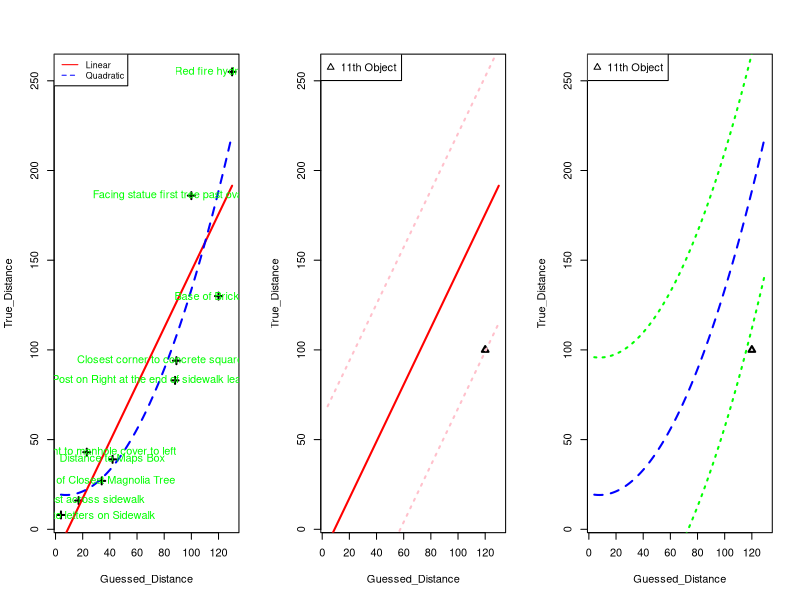

Write R code to recreate this figure.
# you need to enter your own value
Guessed_Distance = c(42,
      34,
      17,
      88,
      120,
      130,
      4,
      23,
      89,
      100
)

Guessed_Distance_11th_Object = 120

#################################################################################
True_Distance = c(39,
                  27,
                  16,
                  83,
                  130,
                  255,
                  8,
                  43,
                  94,
                  186
)

Object = c( "Distance to Maps Box",
            "Base of Closest Magnolia Tree",
            "Lamp Post across sidewalk",
            "Lamp Post on Right at the end of sidewalk leading to horseshoe",
            "Base of Brick Wall",
            "Red fire hydrant to right",
            "Shortest distance to letters on Sidewalk",
            "Nearest point to manhole cover to left",
            "Closest corner to concrete square to righ",
            "Facing statue first tree past oval walkway"
)


#############################################################################
# we combine the data into one dataframe
dat = data.frame(cbind(Guessed_Distance,True_Distance))
# we create a new column
dat$Guessed_Distance_square = dat$Guessed_Distance^2
rownames(dat) = Object

# get the linear model output
linear_model = lm(formula = True_Distance ~ Guessed_Distance,data=dat)
# get the linear model output
quadratic_model = lm(formula = True_Distance ~ Guessed_Distance + Guessed_Distance_square,data=dat)

# Part 2
#############################################################################
# generate data for plot
seq = seq(min(dat$Guessed_Distance), 
         max(dat$Guessed_Distance), 
         length.out = 100)
pred_dat = data.frame(cbind(seq,seq^2))
colnames(pred_dat) = c("Guessed_Distance","Guessed_Distance_square")
fitted_linear = predict(linear_model,newdata = pred_dat)
fitted_quadratic = predict(quadratic_model,newdata = pred_dat)

par(mfrow=c(1,3))
plot(True_Distance ~ Guessed_Distance, data = dat,pch=3,lwd=2)
with(pred_dat, lines(x = Guessed_Distance, y = fitted_linear,col="red",lwd= 2))
with(pred_dat, lines(x = Guessed_Distance, y = fitted_quadratic,col="blue",lwd= 2, lty=2))
text(x=Guessed_Distance,y=True_Distance,labels = rownames(dat),col ="green")
legend("topleft", legend=c("Linear", "Quadratic"),
       col=c("red", "blue"), lty=1:2, cex=0.8)


sd_linear = sqrt(sum(linear_model$residuals^2)/8)
sd_quadriac = sqrt(sum(quadratic_model$residuals^2)/7)

plot(True_Distance ~ Guessed_Distance, data = dat,pch=3,lwd=2,col="white")
with(pred_dat, lines(x = Guessed_Distance, y = fitted_linear,col="red",lwd= 2))
points(x=Guessed_Distance_11th_Object,y=100,pch=2,lwd=2,col="black")
legend("topleft",legend="11th Object",col="black",pch=2)
with(pred_dat, lines(x = Guessed_Distance, y = fitted_linear-2*sd_linear,col="pink",lwd= 2,lty=3))
with(pred_dat, lines(x = Guessed_Distance, y = fitted_linear+2*sd_linear,col="pink",lwd= 2,lty=3))

plot(True_Distance ~ Guessed_Distance, data = dat,pch=3,lwd=2,col="white")
points(x=Guessed_Distance_11th_Object,y=100,pch=2,lwd=2,col="black")
legend("topleft",legend="11th Object",col="black",pch=2)
with(pred_dat, lines(x = Guessed_Distance, y = fitted_quadratic,col="blue",lwd= 2, lty=2))
with(pred_dat, lines(x = Guessed_Distance, y = fitted_quadratic-2*sd_linear,col="green",lwd= 2,lty=3))
with(pred_dat, lines(x = Guessed_Distance, y = fitted_quadratic+2*sd_linear,col="green",lwd= 2,lty=3))

summary(linear_model)
summary(quadratic_model)
